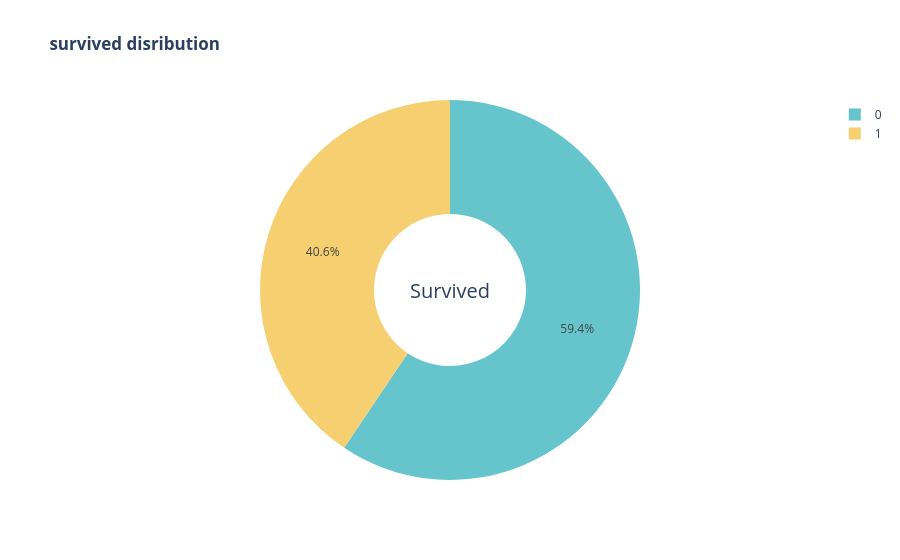

Notebook source saved alongside this figure:
### Code cell
fig = px.pie(df,
             names='Survived',
             title = "<b> survived disribution </b>",
             color_discrete_sequence=px.colors.qualitative.Pastel,
             hole = 0.4)
#fig.update_traces(textinfo = "percent + lable") 
fig.update_layout(annotations = [dict(text = "Survived", font_size = 20 ,x = .5 ,y = .5 , showarrow = False)])            
fig.show()

### Figure 1 — Plotly figure (JSON) as saved in the notebook; plotly's stock layout.template omitted (floating-point values rounded to 4 significant figures; data arrays with more than 128 entries replaced by an {"elided": "..."} marker saying what was removed)
{"data": [{"domain": {"x": [0, 1], "y": [0, 1]}, "hole": 0.4, "hovertemplate": "Survived=%{label}<extra></extra>", "labels": {"elided": "766 int values"}, "legendgroup": "", "name": "", "showlegend": true, "type": "pie"}], "layout": {"annotations": [{"font": {"size": 20}, "showarrow": false, "text": "Survived", "x": 0.5, "y": 0.5}], "legend": {"tracegroupgap": 0}, "piecolorway": ["rgb(102, 197, 204)", "rgb(246, 207, 113)", "rgb(248, 156, 116)", "rgb(220, 176, 242)", "rgb(135, 197, 95)", "rgb(158, 185, 243)", "rgb(254, 136, 177)", "rgb(201, 219, 116)", "rgb(139, 224, 164)", "rgb(180, 151, 231)", "rgb(179, 179, 179)"], "title": {"text": "<b> survived disribution </b>"}}}
